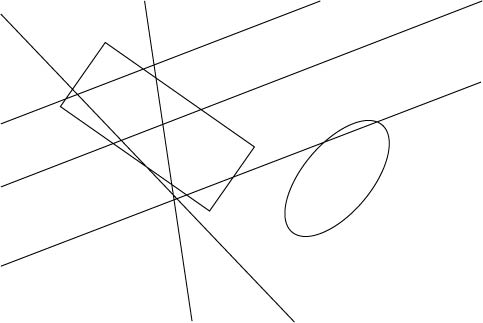
//> input picture data/line_circle/test5.jpg, 483 x 323 px
$ ./searchLineCircle   (built with g++ and OpenCV 4)
//> lines starting //> are read from the running program, lines starting //| are printed output that depends on the picture; after the words box and inside, x2 and y2 are one past the last pixel; in counts of white or black regions, pixels touching at a corner belong together
#include <opencv2/opencv.hpp>
#include <opencv2/highgui.hpp>
#include <opencv2/imgcodecs.hpp>
#include <iostream>
#include <math.h>

//配列の添字　いくつくらい検出するか大体を予想して適宜変更する0
#define NUM 30

void FindLines2(void);
void FindCircles(void);


//cv::Mat dst_img, work_img, sort_img, fin_img, choose_img;

int main()
{
	//平行线检测
	FindLines2();

	//同心圆检测
  // FindCircles();

	cv::waitKey(0);
	return 0;
}

void FindLines2() {
	cv::Mat dst_img, work_img, sort_img, fin_img, choose_img;
	/*检测角度和倾斜度，*/
	double ang_box[NUM];
	double tilt_box[NUM];
	double b[NUM];

	//变量计数
	int i = 0, k = 0, l = 0;
	int count = 0;

	//用变量来存储检测的起点和终点
	cv::Point startPoint[NUM], goalPoint[NUM];

	cv::Mat src_img = cv::imread("./data/line_circle/test5.jpg");
//> src_img is the input picture: 323 rows x 483 cols, CV_8UC3; min 0, max 255, mean 249.5

	dst_img = src_img.clone();
	sort_img = src_img.clone();
	fin_img = src_img.clone();
	choose_img = src_img.clone();

	fin_img = cv::Scalar(255, 255, 255);

	cv::namedWindow("src", CV_WINDOW_AUTOSIZE | CV_WINDOW_FREERATIO);
	cv::imshow("src", src_img);

	cv::cvtColor(src_img, work_img, CV_BGR2GRAY);

	cv::Canny(work_img, work_img, 100, 100, 3);
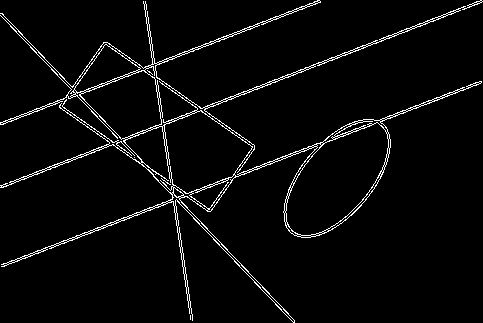
//> work_img: 323 rows x 483 cols, CV_8UC1; 3.6% white in thin lines or dots

	//概率Hough变换
	std::vector<cv::Vec4i> lines;

	cv::HoughLinesP(work_img, lines, 1, CV_PI / 180, 50, 60, 10);
//> lines = 28 lines (x1, y1, x2, y2), first 8: [1, 264, 479, 81], [1, 266, 481, 82], [0, 185, 481, 0], [0, 122, 319, 0], [0, 187, 479, 3], [0, 124, 320, 1], [160, 180, 288, 313], [4, 266, 480, 83]

	std::vector<cv::Vec4i>::iterator it = lines.begin();

	//开始检测后，将起始角度和中点角度存入变量
	for (; it != lines.end(); ++it) {
		cv::Vec4i l = *it;
		cv::line(dst_img, cv::Point(l[0], l[1]), cv::Point(l[2], l[3]), cv::Scalar(0, 0, 255), 1, CV_AA);

		//存储角度和坐标
		double ang = atan2(double(l[3] - l[1]), double(l[2] - l[0]));

		ang = ang * 180 / 3.1415926535;

		if (ang < 0) {
			ang = ang + 360;
		}

		double tilt = tan(ang) *-1;

		ang_box[i] = ang;

		tilt_box[i] = tilt;

		b[i] = l[1] - tilt * l[0];

		//std::cout << "始点座標(x,y) = " << cv::Point(l[0],l[1]) << std::endl;

		//std::cout << "終点座標(x,y) = " << cv::Point(l[2],l[3]) << std::endl;

		//用数组存储每条线的起点和终点坐标
		startPoint[i] = cv::Point(l[0], l[1]);

		goalPoint[i] = cv::Point(l[2], l[3]);

		//std::cout << "ang = " << (int)ang << std::endl;

		//std::cout << "傾き = " << tilt << std::endl;

		//std::cout << " b = " << l[1] - tilt * l[0] << std::endl;

		i++;

	}
//> this loop made 28 passes
//> (l, ang, tilt) on passes 1 to 12: ([1, 264, 479, 81], 339.1, 0.246), ([1, 266, 481, 82], 339, 0.272), ([0, 185, 481, 0], 339, 0.342), ([0, 122, 319, 0], 339.1, 0.225), ([0, 187, 479, 3], 339, 0.315), ([0, 124, 320, 1], 339, 0.329), ([160, 180, 288, 313], 46.1, 1.65), ([4, 266, 480, 83], 339, 0.333), ([38, 51, 107, 124], 46.61, 0.56), ([3, 264, 481, 81], 339.1, 0.246), ([30, 47, 117, 137], 45.97, 2.25), ([146, 4, 179, 232], 81.76, -0.0832)
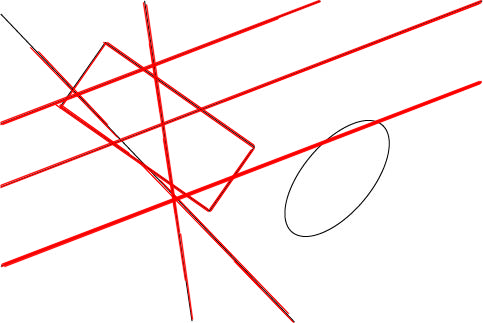
//> dst_img: 323 rows x 483 cols, CV_8UC3; 7.5% of pixels changed, all inside (x1, y1, x2, y2) = (0, 0, 483, 323)
//> after the loop, i = 28

	double length, start_len, goal_len, sg_len;
	int check[NUM] = { 0 };

	for (k = 0; k < i; k++) {
		for (l = k; l < i; l++) {
			start_len = sqrt(pow((startPoint[k].x - startPoint[l].x), 2.0) + pow((startPoint[k].y - startPoint[l].y), 2.0));
			goal_len = sqrt(pow((goalPoint[k].x - goalPoint[l].x), 2.0) + pow((goalPoint[k].y - goalPoint[l].y), 2.0));
			sg_len = sqrt(pow((goalPoint[k].x - startPoint[l].x), 2.0) + pow((goalPoint[k].y - startPoint[l].y), 2.0));
			//std::cout << "起始点之间的距离 = "<< start_len << std::endl;
			//std::cout << "中点之间的距离 = "<< goal_len << std::endl;
			if ((((0 < start_len && start_len < 75) && (0 < goal_len && goal_len < 75)) || (sg_len < 70) && (tilt_box[l] / tilt_box[k]) < 1.2
				&& (tilt_box[l] / tilt_box[k]) > 0.8) && (b[k] - b[l] < 30 || b[l] - b[k] < 30)) {
				//vote++;
				check[k] = 1;
			}
		}
	}
//> this loop made 28 passes
//> (start_len, goal_len, sg_len) on passes 1 to 12: (275.4, 79.03, 256.8), (276.6, 80, 258.7), (238.3, 2, 277.1), (224, 162, 139.3), (239, 2.24, 274.1), (224.2, 161, 139.3), (101, 366, 221.7), (274.2, 81.01, 257.6), (191.6, 393.4, 118.3), (273.8, 79, 258.8), (200.4, 388.2, 111.9), (123.8, 379.6, 138.2)
//> after the loop, start_len = 0; goal_len = 0; sg_len = 276.3; check = 30 values, max 1 at index 0, min 0 at index 4, mean 0.467

	count = 0;
	std::cout << "-----------分隔符--------------" << std::endl;

	double sort_tilt[NUM] = { 0 }, sort_b[NUM] = { 0 };
//> (the run ends here: the program needs code that is not available in this run, at `cv::Point sort_start[NUM] = { 0 }, sort_goal[NUM] = { 0 };`)
